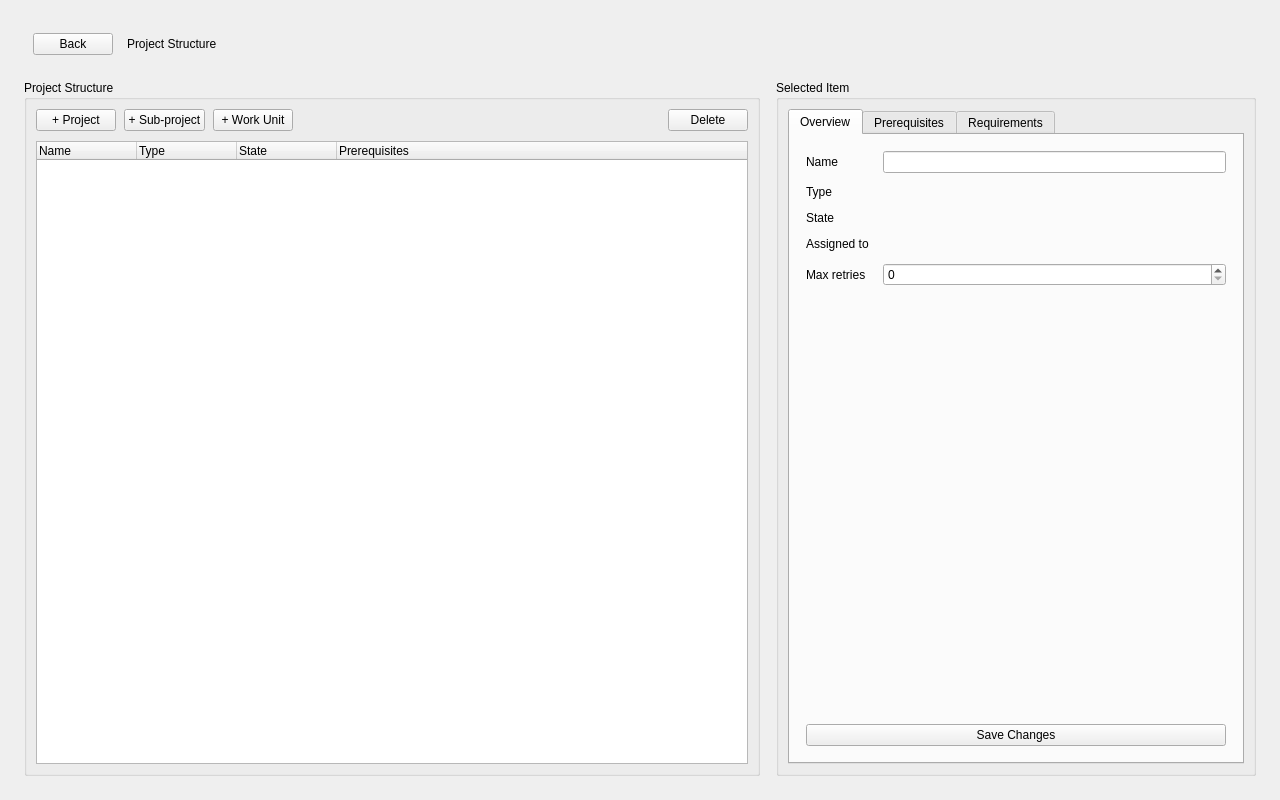
<?xml version="1.0" encoding="UTF-8"?>
<ui version="4.0">
 <class>ProjectPage</class>
 <widget class="QWidget" name="ProjectPage">
  <property name="geometry">
   <rect>
    <x>0</x>
    <y>0</y>
    <width>1280</width>
    <height>800</height>
   </rect>
  </property>
  <property name="windowTitle">
   <string>Project Structure</string>
  </property>
  <layout class="QVBoxLayout" name="pageLayout">
   <property name="spacing">
    <number>16</number>
   </property>
   <property name="leftMargin">
    <number>24</number>
   </property>
   <property name="topMargin">
    <number>24</number>
   </property>
   <property name="rightMargin">
    <number>24</number>
   </property>
   <property name="bottomMargin">
    <number>24</number>
   </property>
   <item>
    <widget class="QFrame" name="headerBar">
     <layout class="QHBoxLayout" name="headerLayout">
      <property name="spacing">
       <number>14</number>
      </property>
      <item>
       <widget class="QPushButton" name="backButton">
        <property name="cursor">
         <cursorShape>PointingHandCursor</cursorShape>
        </property>
        <property name="text">
         <string>Back</string>
        </property>
        <property name="variant" stdset="0">
         <string notr="true">ghost</string>
        </property>
       </widget>
      </item>
      <item>
       <widget class="QLabel" name="pageTitle">
        <property name="text">
         <string>Project Structure</string>
        </property>
        <property name="variant" stdset="0">
         <string notr="true">heading</string>
        </property>
       </widget>
      </item>
      <item>
       <spacer name="headerSpacer">
        <property name="orientation">
         <enum>Qt::Horizontal</enum>
        </property>
        <property name="sizeHint" stdset="0">
         <size>
          <width>40</width>
          <height>20</height>
         </size>
        </property>
       </spacer>
      </item>
     </layout>
    </widget>
   </item>
   <item>
    <layout class="QHBoxLayout" name="bodyLayout">
     <property name="spacing">
      <number>16</number>
     </property>
     <item>
      <widget class="QGroupBox" name="structureBox">
       <property name="title">
        <string>Project Structure</string>
       </property>
       <layout class="QVBoxLayout" name="structureLayout">
        <property name="spacing">
         <number>10</number>
        </property>
        <item>
         <layout class="QHBoxLayout" name="structureButtonsLayout">
          <property name="spacing">
           <number>8</number>
          </property>
          <item>
           <widget class="QPushButton" name="newProjectButton">
            <property name="text">
             <string>+ Project</string>
            </property>
            <property name="variant" stdset="0">
             <string notr="true">primary</string>
            </property>
           </widget>
          </item>
          <item>
           <widget class="QPushButton" name="addSubProjectButton">
            <property name="text">
             <string>+ Sub-project</string>
            </property>
           </widget>
          </item>
          <item>
           <widget class="QPushButton" name="addWorkUnitButton">
            <property name="text">
             <string>+ Work Unit</string>
            </property>
           </widget>
          </item>
          <item>
           <spacer name="structureButtonsSpacer">
            <property name="orientation">
             <enum>Qt::Horizontal</enum>
            </property>
            <property name="sizeHint" stdset="0">
             <size>
              <width>40</width>
              <height>20</height>
             </size>
            </property>
           </spacer>
          </item>
          <item>
           <widget class="QPushButton" name="deleteNodeButton">
            <property name="text">
             <string>Delete</string>
            </property>
            <property name="variant" stdset="0">
             <string notr="true">danger</string>
            </property>
           </widget>
          </item>
         </layout>
        </item>
        <item>
         <widget class="QTreeWidget" name="projectTree">
          <property name="alternatingRowColors">
           <bool>false</bool>
          </property>
          <column>
           <property name="text">
            <string>Name</string>
           </property>
          </column>
          <column>
           <property name="text">
            <string>Type</string>
           </property>
          </column>
          <column>
           <property name="text">
            <string>State</string>
           </property>
          </column>
          <column>
           <property name="text">
            <string>Prerequisites</string>
           </property>
          </column>
         </widget>
        </item>
       </layout>
      </widget>
     </item>
     <item>
      <widget class="QGroupBox" name="detailsBox">
       <property name="minimumSize">
        <size>
         <width>420</width>
         <height>0</height>
        </size>
       </property>
       <property name="maximumSize">
        <size>
         <width>480</width>
         <height>16777215</height>
        </size>
       </property>
       <property name="title">
        <string>Selected Item</string>
       </property>
       <property name="flat">
        <bool>false</bool>
       </property>
       <layout class="QVBoxLayout" name="detailsLayout">
        <property name="spacing">
         <number>0</number>
        </property>
        <item>
         <widget class="QTabWidget" name="detailsTabs">
          <property name="currentIndex">
           <number>0</number>
          </property>
          <widget class="QWidget" name="overviewTab">
           <attribute name="title">
            <string>Overview</string>
           </attribute>
           <layout class="QVBoxLayout" name="overviewLayout">
            <property name="spacing">
             <number>12</number>
            </property>
            <property name="leftMargin">
             <number>16</number>
            </property>
            <property name="topMargin">
             <number>16</number>
            </property>
            <property name="rightMargin">
             <number>16</number>
            </property>
            <property name="bottomMargin">
             <number>16</number>
            </property>
            <item>
             <layout class="QFormLayout" name="overviewForm">
              <property name="horizontalSpacing">
               <number>14</number>
              </property>
              <property name="verticalSpacing">
               <number>12</number>
              </property>
              <item row="0" column="0">
               <widget class="QLabel" name="nameCaption">
                <property name="text">
                 <string>Name</string>
                </property>
                <property name="variant" stdset="0">
                 <string notr="true">muted</string>
                </property>
               </widget>
              </item>
              <item row="0" column="1">
               <widget class="QLineEdit" name="nodeNameEdit"/>
              </item>
              <item row="1" column="0">
               <widget class="QLabel" name="typeCaption">
                <property name="text">
                 <string>Type</string>
                </property>
                <property name="variant" stdset="0">
                 <string notr="true">muted</string>
                </property>
               </widget>
              </item>
              <item row="1" column="1">
               <widget class="QLabel" name="nodeTypeLabel">
                <property name="text">
                 <string/>
                </property>
               </widget>
              </item>
              <item row="2" column="0">
               <widget class="QLabel" name="stateCaption">
                <property name="text">
                 <string>State</string>
                </property>
                <property name="variant" stdset="0">
                 <string notr="true">muted</string>
                </property>
               </widget>
              </item>
              <item row="2" column="1">
               <widget class="QLabel" name="nodeStateLabel">
                <property name="text">
                 <string/>
                </property>
               </widget>
              </item>
              <item row="3" column="0">
               <widget class="QLabel" name="assigneeCaption">
                <property name="text">
                 <string>Assigned to</string>
                </property>
                <property name="variant" stdset="0">
                 <string notr="true">muted</string>
                </property>
               </widget>
              </item>
              <item row="3" column="1">
               <widget class="QLabel" name="nodeAssigneeLabel">
                <property name="text">
                 <string/>
                </property>
               </widget>
              </item>
              <item row="4" column="0">
               <widget class="QLabel" name="retriesCaption">
                <property name="text">
                 <string>Max retries</string>
                </property>
                <property name="variant" stdset="0">
                 <string notr="true">muted</string>
                </property>
               </widget>
              </item>
              <item row="4" column="1">
               <widget class="QSpinBox" name="maxRetriesSpin">
                <property name="maximum">
                 <number>10</number>
                </property>
                <property name="value">
                 <number>0</number>
                </property>
               </widget>
              </item>
             </layout>
            </item>
            <item>
             <spacer name="overviewSpacer">
              <property name="orientation">
               <enum>Qt::Vertical</enum>
              </property>
              <property name="sizeHint" stdset="0">
               <size>
                <width>40</width>
                <height>20</height>
               </size>
              </property>
             </spacer>
            </item>
            <item>
             <widget class="QPushButton" name="saveChangesButton">
              <property name="text">
               <string>Save Changes</string>
              </property>
              <property name="variant" stdset="0">
               <string notr="true">primary</string>
              </property>
             </widget>
            </item>
           </layout>
          </widget>
          <widget class="QWidget" name="prerequisitesTab">
           <attribute name="title">
            <string>Prerequisites</string>
           </attribute>
           <layout class="QVBoxLayout" name="prerequisitesLayout">
            <property name="spacing">
             <number>10</number>
            </property>
            <property name="leftMargin">
             <number>16</number>
            </property>
            <property name="topMargin">
             <number>16</number>
            </property>
            <property name="rightMargin">
             <number>16</number>
            </property>
            <property name="bottomMargin">
             <number>16</number>
            </property>
            <item>
             <widget class="QListWidget" name="prerequisiteList"/>
            </item>
            <item>
             <widget class="QComboBox" name="prerequisiteCombo"/>
            </item>
            <item>
             <layout class="QHBoxLayout" name="prerequisiteButtonsLayout">
              <property name="spacing">
               <number>8</number>
              </property>
              <item>
               <widget class="QPushButton" name="addPrerequisiteButton">
                <property name="text">
                 <string>Add Prerequisite</string>
                </property>
                <property name="variant" stdset="0">
                 <string notr="true">primary</string>
                </property>
               </widget>
              </item>
              <item>
               <widget class="QPushButton" name="removePrerequisiteButton">
                <property name="text">
                 <string>Remove</string>
                </property>
                <property name="variant" stdset="0">
                 <string notr="true">danger</string>
                </property>
               </widget>
              </item>
              <item>
               <spacer name="prerequisiteButtonsSpacer">
                <property name="orientation">
                 <enum>Qt::Horizontal</enum>
                </property>
                <property name="sizeHint" stdset="0">
                 <size>
                  <width>40</width>
                  <height>20</height>
                 </size>
                </property>
               </spacer>
              </item>
             </layout>
            </item>
           </layout>
          </widget>
          <widget class="QWidget" name="requirementsTab">
           <attribute name="title">
            <string>Requirements</string>
           </attribute>
           <layout class="QVBoxLayout" name="requirementsLayout">
            <property name="spacing">
             <number>8</number>
            </property>
            <property name="leftMargin">
             <number>16</number>
            </property>
            <property name="topMargin">
             <number>16</number>
            </property>
            <property name="rightMargin">
             <number>16</number>
            </property>
            <property name="bottomMargin">
             <number>16</number>
            </property>
            <item>
             <widget class="QGroupBox" name="professionBox">
              <property name="title">
               <string>Required Professions</string>
              </property>
              <layout class="QVBoxLayout" name="professionLayout">
               <property name="spacing">
                <number>8</number>
               </property>
               <item>
                <widget class="QListWidget" name="professionList"/>
               </item>
               <item>
                <layout class="QHBoxLayout" name="professionAddLayout">
                 <property name="spacing">
                  <number>8</number>
                 </property>
                 <item>
                  <widget class="QComboBox" name="professionCombo"/>
                 </item>
                 <item>
                  <widget class="QPushButton" name="addProfessionButton">
                   <property name="text">
                    <string>Add</string>
                   </property>
                   <property name="variant" stdset="0">
                    <string notr="true">primary</string>
                   </property>
                  </widget>
                 </item>
                 <item>
                  <widget class="QPushButton" name="removeProfessionButton">
                   <property name="text">
                    <string>Remove</string>
                   </property>
                   <property name="variant" stdset="0">
                    <string notr="true">danger</string>
                   </property>
                  </widget>
                 </item>
                </layout>
               </item>
              </layout>
             </widget>
            </item>
            <item>
             <widget class="QGroupBox" name="competencyBox">
              <property name="title">
               <string>Required Competencies</string>
              </property>
              <layout class="QVBoxLayout" name="competencyLayout">
               <property name="spacing">
                <number>8</number>
               </property>
               <item>
                <widget class="QListWidget" name="competencyList"/>
               </item>
               <item>
                <layout class="QHBoxLayout" name="competencyAddLayout">
                 <property name="spacing">
                  <number>8</number>
                 </property>
                 <item>
                  <widget class="QComboBox" name="competencyCombo"/>
                 </item>
                 <item>
                  <widget class="QPushButton" name="addCompetencyButton">
                   <property name="text">
                    <string>Add</string>
                   </property>
                   <property name="variant" stdset="0">
                    <string notr="true">primary</string>
                   </property>
                  </widget>
                 </item>
                 <item>
                  <widget class="QPushButton" name="removeCompetencyButton">
                   <property name="text">
                    <string>Remove</string>
                   </property>
                   <property name="variant" stdset="0">
                    <string notr="true">danger</string>
                   </property>
                  </widget>
                 </item>
                </layout>
               </item>
              </layout>
             </widget>
            </item>
           </layout>
          </widget>
         </widget>
        </item>
       </layout>
      </widget>
     </item>
    </layout>
   </item>
  </layout>
 </widget>
 <resources/>
 <connections/>
</ui>
